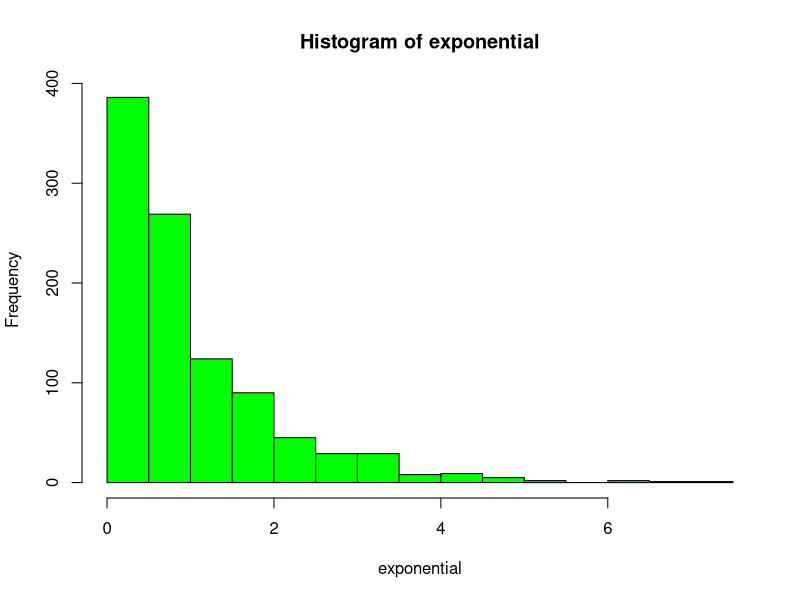
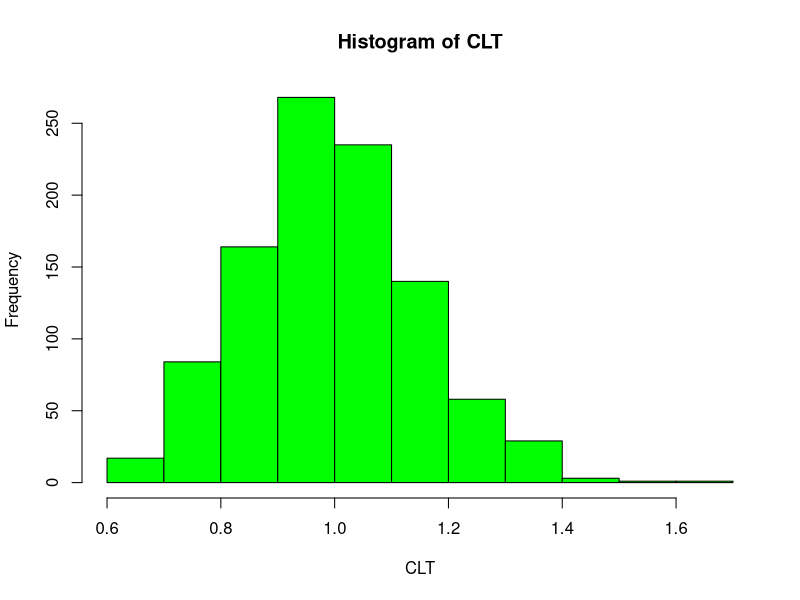

Source code (R) for these figures, in order:
## ---- chunk 1
exponential <- rexp(1000)
mean(exponential)
## ---- chunk 2
CLT <- NULL
for (i in 1 : 1000) CLT <- c(CLT, mean(sample(exponential, 40)))
mean(CLT)
## ---- chunk 3
hist(exponential, col = "green")
hist(CLT, col="green")
